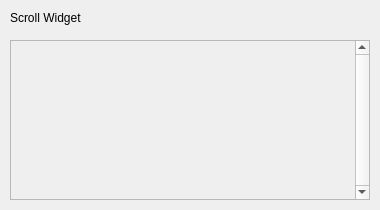
<?xml version="1.0" encoding="UTF-8"?>
<ui version="4.0">
 <class>ScrollEnd</class>
 <widget class="QWidget" name="ScrollEnd">
  <property name="geometry">
   <rect>
    <x>0</x>
    <y>0</y>
    <width>380</width>
    <height>210</height>
   </rect>
  </property>
  <property name="windowTitle">
   <string>Form</string>
  </property>
  <widget class="QLabel" name="Info1">
   <property name="geometry">
    <rect>
     <x>10</x>
     <y>10</y>
     <width>300</width>
     <height>16</height>
    </rect>
   </property>
   <property name="text">
    <string>Scroll Widget</string>
   </property>
  </widget>
  <widget class="QScrollArea" name="Scroller">
   <property name="geometry">
    <rect>
     <x>10</x>
     <y>40</y>
     <width>360</width>
     <height>160</height>
    </rect>
   </property>
   <property name="verticalScrollBarPolicy">
    <enum>Qt::ScrollBarAlwaysOn</enum>
   </property>
   <property name="horizontalScrollBarPolicy">
    <enum>Qt::ScrollBarAlwaysOff</enum>
   </property>
   <property name="widgetResizable">
    <bool>true</bool>
   </property>
   <widget class="QWidget" name="ScrollWidget">
    <property name="geometry">
     <rect>
      <x>0</x>
      <y>0</y>
      <width>344</width>
      <height>158</height>
     </rect>
    </property>
   </widget>
  </widget>
 </widget>
 <resources/>
 <connections/>
</ui>
